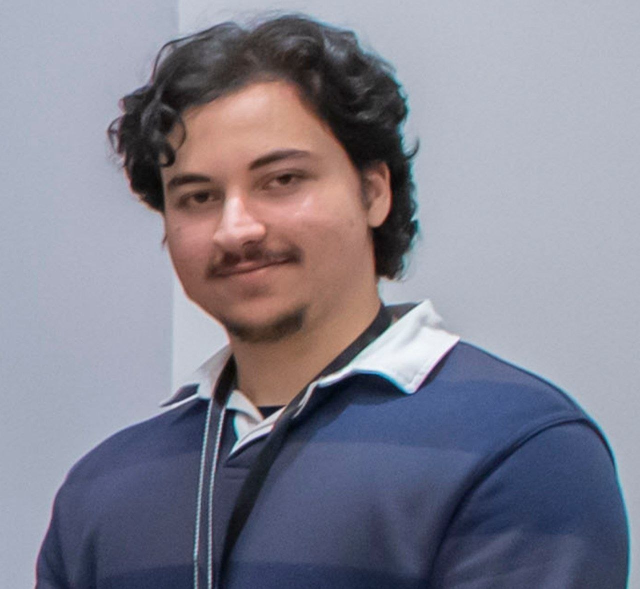
#> input picture assets/images/photo.png, 1280 x 1177 px (shown at 1/2 size)
$ python build_avatar.py
#> lines starting #> are read from the running program, lines starting #| are printed output that depends on the picture
### tools/pxlib.py
"""
pxlib — a tiny pixel-art drawing library.

Every asset in this portfolio is drawn pixel by pixel from code, not painted in
an image editor and not generated by a model. This module is the brush set:
integer coordinates only, a fixed palette, no anti-aliasing anywhere.

Run `python tools/build_assets.py` to regenerate everything in assets/px/.
"""

from PIL import Image
import random

# ---------------------------------------------------------------------------
# Palette
#
# 32 colours, hand-picked and fixed. Nothing in the project may use a colour
# that isn't in here — that single rule is what makes separate assets look like
# they belong to the same world.
# ---------------------------------------------------------------------------

PAL = {
    # outlines / shadow
    'ink':      (24, 20, 30),
    'ink2':     (38, 32, 46),
    'shadow':   (52, 42, 58),

    # wood
    'wood_dd':  (58, 38, 32),
    'wood_d':   (86, 56, 42),
    'wood':     (120, 79, 52),
    'wood_l':   (158, 110, 71),
    'wood_ll':  (196, 146, 96),

    # walls / teal
    'teal_dd':  (18, 40, 42),
    'teal_d':   (26, 58, 58),
    'teal':     (38, 82, 78),
    'teal_l':   (58, 112, 101),
    'teal_ll':  (94, 152, 132),

    # the certificates book — blue
    'blu_dd':   (24, 38, 72),
    'blu_d':    (40, 60, 104),
    'blu':      (60, 88, 142),
    'blu_l':    (92, 128, 184),
    'blu_ll':   (140, 178, 220),

    # the portfolio book — green
    'grn_dd':   (26, 66, 48),
    'grn_d':    (38, 96, 66),
    'grn':      (56, 132, 86),
    'grn_l':    (86, 170, 112),
    'grn_ll':   (134, 208, 148),

    # parchment / paper
    'cream_d':  (168, 140, 106),
    'cream_m':  (208, 180, 138),
    'cream':    (238, 216, 176),
    'cream_l':  (250, 238, 210),
    'white':    (255, 250, 236),

    # light
    'amber_d':  (196, 128, 52),
    'amber':    (240, 176, 78),
    'amber_l':  (255, 214, 138),

    # accents
    'red_d':    (110, 38, 52),
    'red':      (176, 62, 66),
    'orange':   (224, 132, 66),
    'gold':     (214, 164, 66),
    'blue_d':   (44, 62, 102),
    'blue':     (74, 108, 158),
    'purple':   (92, 62, 118),
    'plum':     (140, 78, 122),
}

TRANSPARENT = (0, 0, 0, 0)


def c(name, a=255):
    """Palette lookup with optional alpha."""
    r, g, b = PAL[name]
    return (r, g, b, a)


# ---------------------------------------------------------------------------
# Canvas
# ---------------------------------------------------------------------------

class Canvas:
    """An RGBA pixel buffer. All coordinates are integers; nothing is smoothed."""

    def __init__(self, w, h, bg=None):
        self.w = w
        self.h = h
        self.img = Image.new('RGBA', (w, h), c(bg) if bg else TRANSPARENT)
        self.p = self.img.load()

    # -- primitives --------------------------------------------------------

    def px(self, x, y, col):
        x, y = int(x), int(y)
        if 0 <= x < self.w and 0 <= y < self.h and col is not None:
            if len(col) == 4 and col[3] == 0:
                return
            if len(col) == 4 and col[3] < 255:
                # manual alpha blend — Image.paste would resample
                sr, sg, sb, sa = col
                dr, dg, db, da = self.p[x, y]
                a = sa / 255.0
                self.p[x, y] = (
                    int(sr * a + dr * (1 - a)),
                    int(sg * a + dg * (1 - a)),
                    int(sb * a + db * (1 - a)),
                    max(da, sa),
                )
            else:
                self.p[x, y] = col

    # [4 lines left out: function rect, not called in this run]

    def frame(self, x, y, w, h, col):
        """1px outline, drawn inside the given box."""
        self.hline(x, y, w, col)
        self.hline(x, y + h - 1, w, col)
        self.vline(x, y, h, col)
        self.vline(x + w - 1, y, h, col)

    def hline(self, x, y, w, col):
        for i in range(int(w)):
            self.px(x + i, y, col)

    def vline(self, x, y, h, col):
        for j in range(int(h)):
            self.px(x, y + j, col)

    # [43 lines left out: functions line, circle, dither, scatter, not called in this run]

    def grain(self, x, y, w, h, col, rng, chance=0.06):
        """Sparse speckle — wood grain, wall texture, paper tooth."""
        self.scatter(x, y, w, h, col, chance, rng)

    # -- shading helpers ---------------------------------------------------

    # [17 lines left out: functions bevel, glow, not called in this run]

    # -- output ------------------------------------------------------------

    def paste(self, other, x, y):
        self.img.alpha_composite(other.img, (int(x), int(y)))

    def save(self, path):
        self.img.save(path)
        return path


# ---------------------------------------------------------------------------
# Shared drawing routines
# ---------------------------------------------------------------------------

# [12 lines left out: function wood_panel, not called in this run]


BOOK_COLORS = [
    ('red_d', 'red', 'orange'),
    ('blue_d', 'blue', 'teal_ll'),
    ('purple', 'plum', 'amber_l'),
    ('teal_d', 'teal', 'teal_ll'),
    ('wood_dd', 'wood_d', 'wood_l'),
    ('grn_dd', 'grn_d', 'grn_l'),
    ('red_d', 'plum', 'gold'),
    ('blue_d', 'teal_d', 'teal_l'),
    ('ink2', 'shadow', 'cream_d'),
    ('amber_d', 'orange', 'amber_l'),
]

# Brown reads as shelf woodwork; near-black reads as an empty slot. Inside a
# keep-clear band each is swapped for a spine that reads as a book.
_MASQUERADE = {
    ('wood_dd', 'wood_d', 'wood_l'):  ('red_d', 'plum', 'gold'),
    ('ink2', 'shadow', 'cream_d'):    ('blue_d', 'blue', 'teal_ll'),
}


# [145 lines left out: functions book_spine, fill_shelf_row, leaf, vine, dust_shaft, not called in this run]

### tools/build_avatar.py
"""
Turns the real photograph into the pixel portrait on the book's first page.

Not a filter: the photo is reduced to a handful of large pixels first, so each
one is an average of a real region, and only then mapped onto the fixed
palette. Quantising at full resolution and shrinking afterwards produces
speckle — every pixel picks a different palette entry and the face dissolves.
"""

import os
import sys

from PIL import Image

sys.path.insert(0, os.path.dirname(os.path.abspath(__file__)))
from pxlib import Canvas, c, PAL  # noqa: E402

ROOT = os.path.dirname(os.path.dirname(os.path.abspath(__file__)))
SRC = os.path.join(ROOT, 'assets', 'images', 'photo.png')
OUT = os.path.join(ROOT, 'assets', 'px', 'avatar.png')

SIZE = 72            # the frame, as the page expects it
INNER = 64           # the portrait inside it
CROP = (0.13, 0.02, 0.90, 0.80)   # head and shoulders, as a fraction of the photo

# The palette minus the greens and reds that have no business in a face: a
# skin ramp out of the creams and woods, hair and coat out of the inks and
# blues, and the wall behind him out of the teals.
# The purples and the lighter teals are deliberately absent. With them in the
# set the mapper reached for them along the edge of the hair, and a face with
# magenta and green speckle in it reads as a compression artefact, not as art.
FACE_SET = ['ink', 'ink2', 'shadow', 'wood_dd', 'wood_d', 'wood', 'wood_l',
            'wood_ll', 'cream_d', 'cream_m', 'cream', 'cream_l', 'white',
            'amber_d', 'amber', 'blue_d', 'blue', 'teal_dd', 'teal_d',
            'blu_dd', 'blu_d', 'blu', 'blu_l']


def nearest(rgb, names):
    r, g, b = rgb
    best, bd = names[0], 1e9
    for n in names:
        pr, pg, pb = PAL[n]
        # weighted towards how the eye actually weights the channels
        d = 2.4 * (pr - r) ** 2 + 4.2 * (pg - g) ** 2 + 1.8 * (pb - b) ** 2
        if d < bd:
            bd, best = d, n
    return best


def build():
    im = Image.open(SRC).convert('RGB')
#> im is the input picture: PIL image 1280x1177 RGB; mean R, G, B 131.5, 130.4, 144.4
    w, h = im.size
#> w = 1280; h = 1177
    box = (int(CROP[0] * w), int(CROP[1] * h), int(CROP[2] * w), int(CROP[3] * h))
#> box = (166, 23, 1152, 941)
    im = im.crop(box)
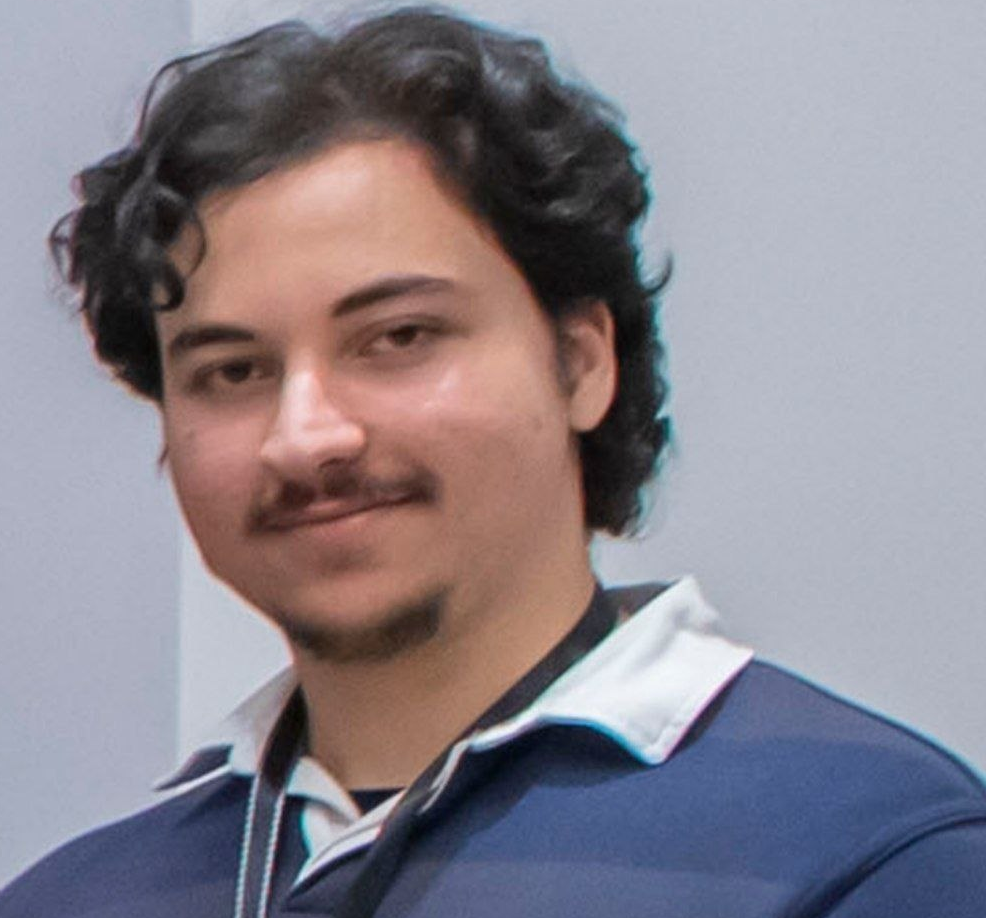
#> im: PIL image 986x918 RGB; mean R, G, B 138.5, 132.3, 141.5

    # square it off around the face rather than squashing it
    side = min(im.size)
#> side = 918
    left = (im.width - side) // 2
#> left = 34
    im = im.crop((left, 0, left + side, side))
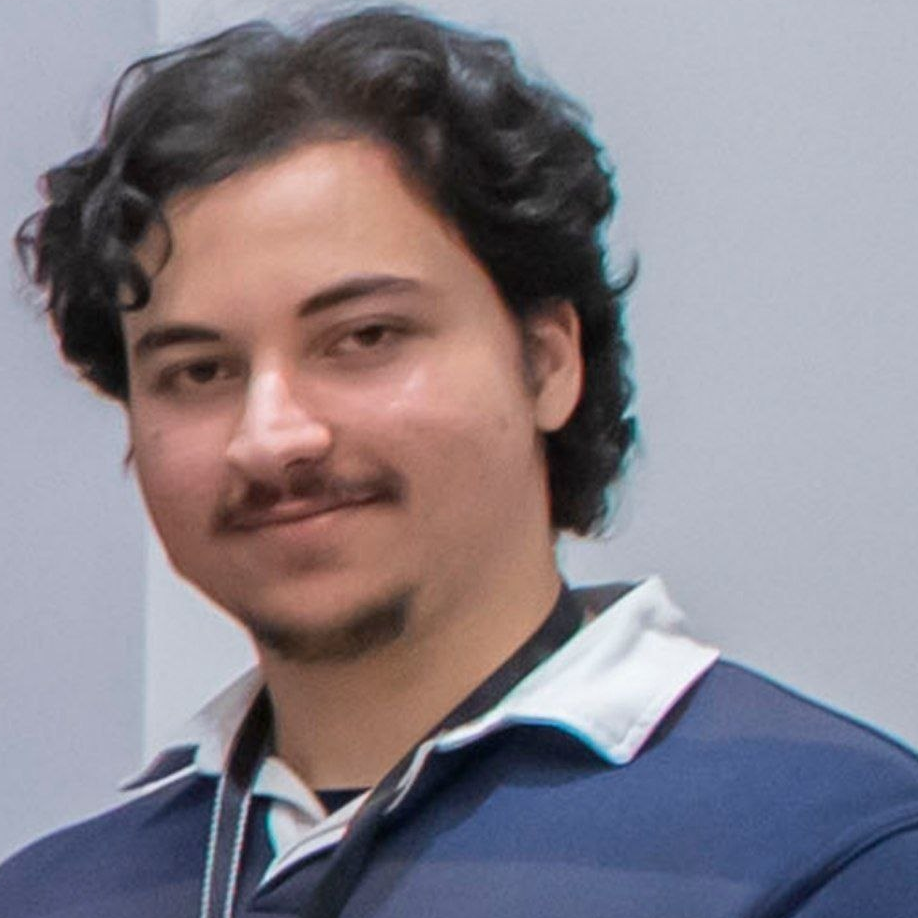
#> im: PIL image 918x918 RGB; mean R, G, B 136.6, 129.5, 138.1

    # a little more contrast and colour survives the reduction better
    from PIL import ImageEnhance
    im = ImageEnhance.Contrast(im).enhance(1.22)
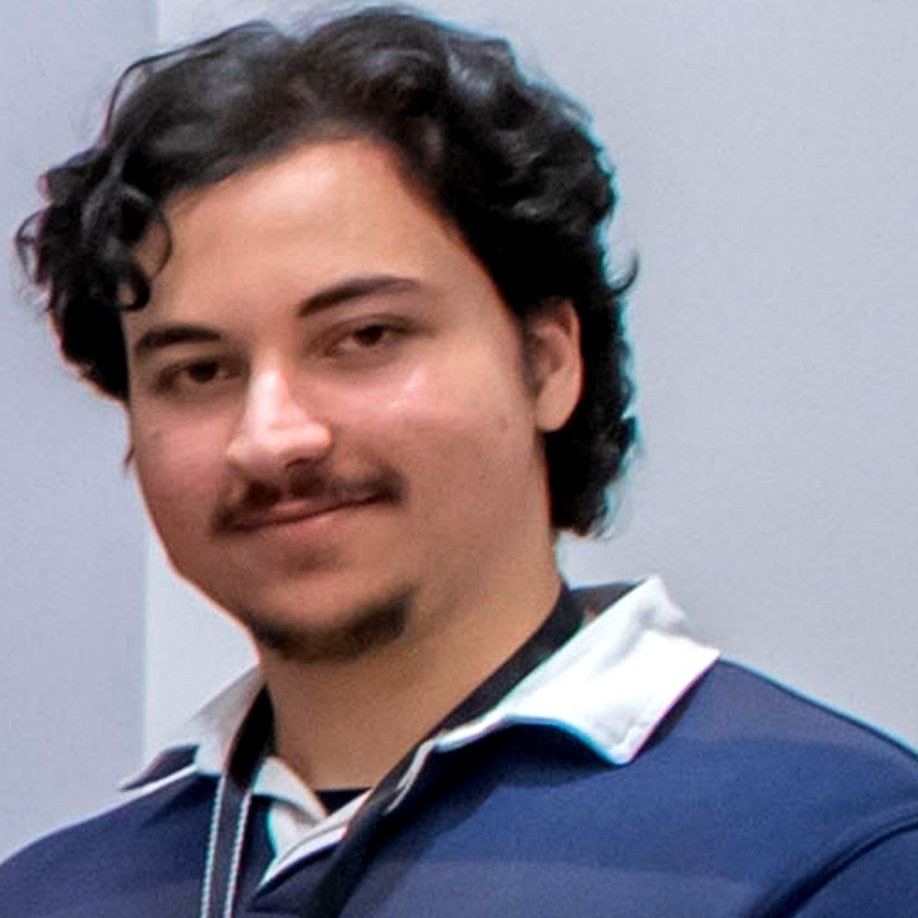
#> im: PIL image 918x918 RGB; mean R, G, B 137.1, 128.5, 138.8
    im = ImageEnhance.Color(im).enhance(1.15)

    small = im.resize((INNER, INNER), Image.LANCZOS)
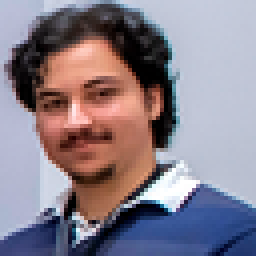
#> small: PIL image 64x64 RGB (shown 4 times larger); mean R, G, B 137.5, 127.6, 139.5
    px = small.load()

    cv = Canvas(SIZE, SIZE)
#> in __init__, `self.img = Image.new('RGBA', (w, h), c(bg) if bg else TRANSPARENT)`: self.img: PIL image 72x72 RGBA; every value is 0
    off = (SIZE - INNER) // 2

    for j in range(INNER):
        for i in range(INNER):
            cv.px(off + i, off + j, c(nearest(px[i, j], FACE_SET)))

    # the same plate the drawn placeholder had, so the page is unchanged
    cv.frame(0, 0, SIZE, SIZE, c('ink'))
    cv.frame(1, 1, SIZE - 2, SIZE - 2, c('gold'))
    cv.frame(2, 2, SIZE - 4, SIZE - 4, c('ink'))

    cv.save(OUT)
#> in save, `self.img.save(path)`:
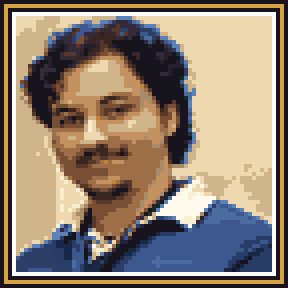
#> saved as avatar.png: PIL image 72x72 RGBA (shown 4 times larger); mean R, G, B, A 132.5, 116.9, 101, 242.2; transparent parts drawn white
    print('avatar.png %dx%d -> %s' % (SIZE, SIZE, OUT))


if __name__ == '__main__':
    build()
